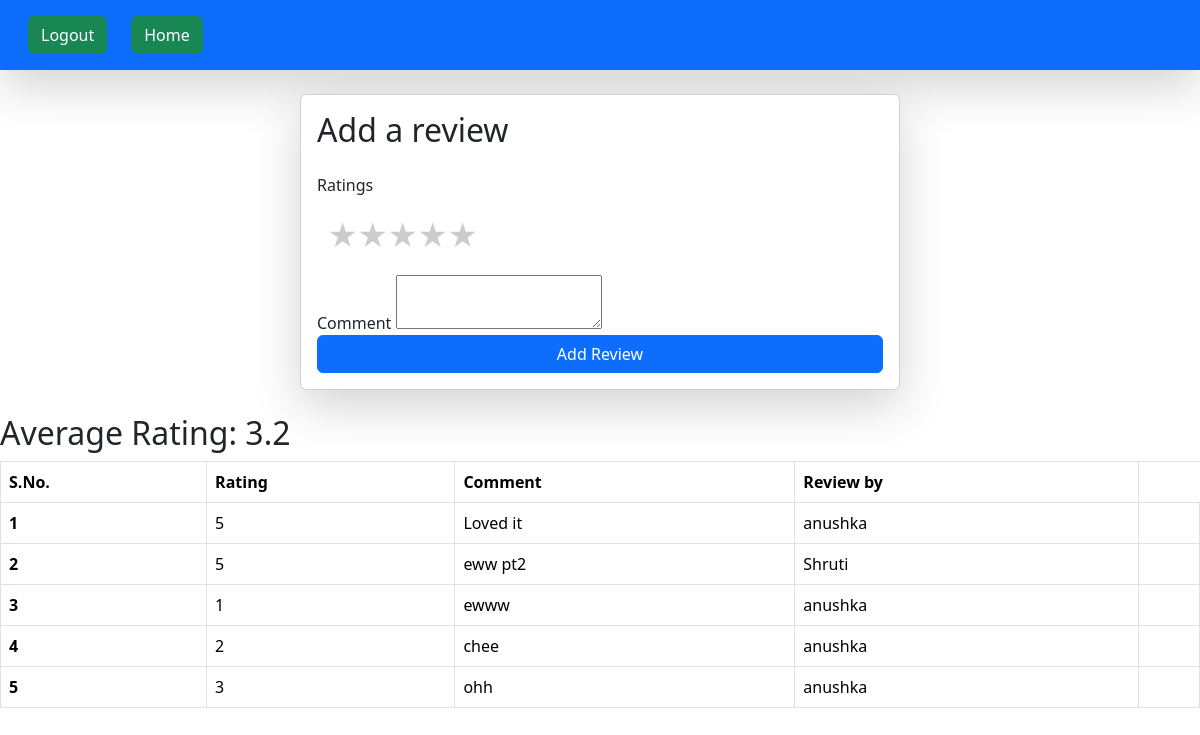
The app's page /add-review/1/ (signed in), older data.
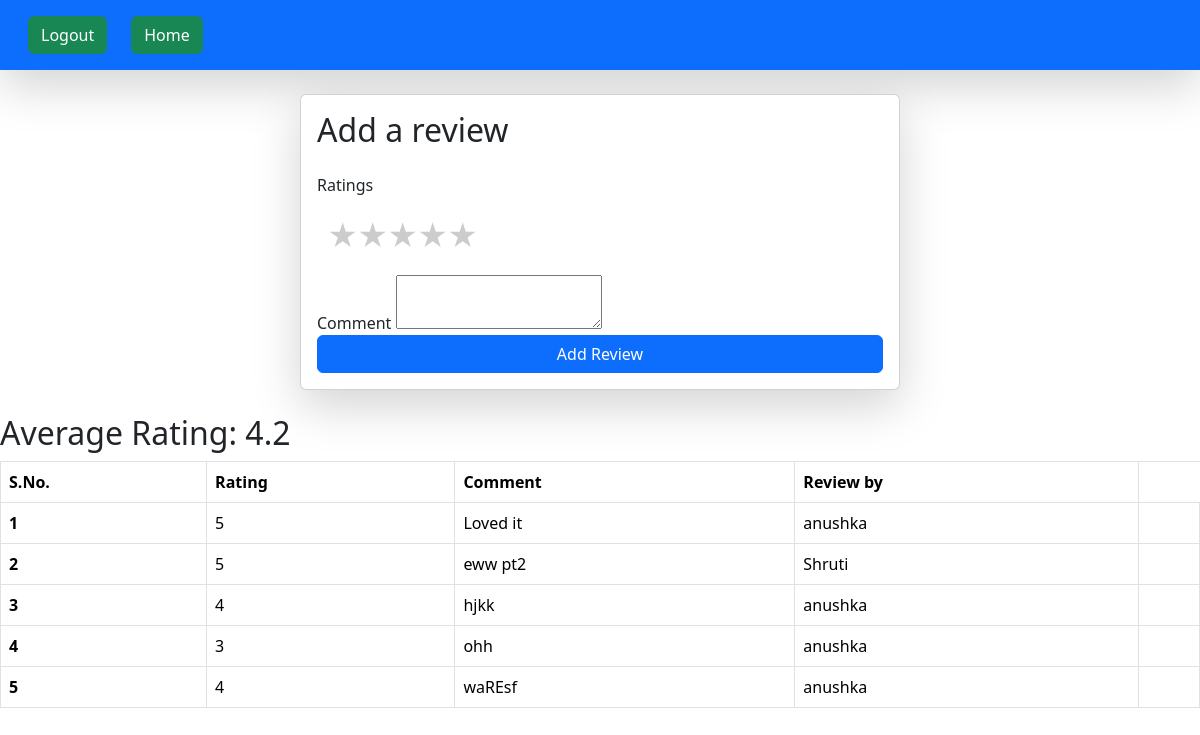
The same page, newer data.
### books/models.py (models this page shows, shortened)
class Book(models.Model):
    title=models.CharField(max_length=100)
    author=models.ForeignKey(CustomUser,on_delete=models.CASCADE)
    genre=models.CharField(max_length=100)
    description=models.TextField()
    def average_rating(self):
        avg_rating=self.reviews.aggregate(avg=Avg('rating'))['avg']
        if avg_rating is not None:
            avg_rating=round(avg_rating,1)
        return avg_rating

class Review(models.Model):
    book=models.ForeignKey(Book,related_name="reviews",on_delete=models.CASCADE)
    user=models.ForeignKey(CustomUser,on_delete=models.CASCADE)
    comment=models.TextField()
    rating=models.IntegerField()

class CustomUser(AbstractUser):
    type=models.CharField(max_length=20, choices=UserType.choices,default=UserType.NORMAL)

### books/views.py (the view, shortened to what this page needs)
# urls.py: path('add-review/<int:book_id>/',add_review,name="add-review"),
@login_required
def add_review(request,book_id):
    print(Review.objects.filter(book=book_id))
    book=Book.objects.get(id=book_id)
    avg_rating=book.average_rating
    reviews=Review.objects.filter(book=book_id)
    return render(request,'review_page.html',context={'reviews':reviews,'page':'Reviews','avg':avg_rating})

### books/templates/review_page.html (shortened to what this page needs)
{% extends "base.html" %}
{% block start %}
<form  method="POST" class=" my-4 col-6 mx-auto card p-3 shadow-lg" enctype="multipart/form-data">
    <h2 class="mb-4">Add a review</h2>
    <div class="mb-3">
<span>
  <p>Ratings</p>
  <div class="rate form-group">
    <label for="star5" title="text">5 stars</label>
    <label for="star4" title="text">4 stars</label>
    <label for="star3" title="text">3 stars</label>
    <label for="star2" title="text">2 stars</label>
    <label for="star1" title="text">1 star</label>
      </div>
  </span>
    </div>
    <div>
        <label for="comment">Comment</label>
        <textarea id="comment" name="comment" required></textarea>
    </div>
    <button type="submit" class="btn btn-primary">Add Review</button>
</form>
{% if avg == 0 or avg is None %}
<h2>No ratings yet</h2>
{% else %}
<h2>Average Rating: {{avg}}</h1>
{% endif %}
<table class="table table-hover table-bordered">
  {% if reviews %}
  <thead>
    <tr>
      <th>S.No.</th>
      <th>Rating</th>
      <th>Comment</th>
      <th>Review by</th>
    </tr>
  </thead>
  {% endif %}
  <tbody>
    {% for review in reviews %}
    <tr>
      <th>{{forloop.counter}}</th>
      <td>{{review.rating}}</td>
      <td>{{review.comment}}</td>
      <td>{{review.user.first_name}}</td>
      <td>
      </td>
    </tr>
    {% endfor %}
  </tbody>
</table>
{% endblock %}

Row changes from the older to the newer data that the page shows:
removed Review: rating "2", comment "chee", user.first_name "anushka"
computed for Book: id "3.2" → "4.2"
changed Review: rating "1" → "4"; comment "ewww" → "hjkk"
added Review: rating "4", comment "waREsf", user.first_name "anushka"
